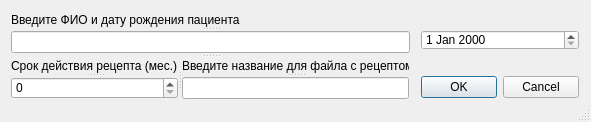
<?xml version="1.0" encoding="UTF-8"?>
<ui version="4.0">
 <class>MainWindow</class>
 <widget class="QMainWindow" name="MainWindow">
  <property name="geometry">
   <rect>
    <x>0</x>
    <y>0</y>
    <width>591</width>
    <height>122</height>
   </rect>
  </property>
  <property name="minimumSize">
   <size>
    <width>591</width>
    <height>122</height>
   </size>
  </property>
  <property name="maximumSize">
   <size>
    <width>591</width>
    <height>122</height>
   </size>
  </property>
  <property name="windowTitle">
   <string>Выдача рецепта</string>
  </property>
  <widget class="QWidget" name="centralwidget">
   <widget class="QWidget" name="gridLayoutWidget">
    <property name="geometry">
     <rect>
      <x>10</x>
      <y>10</y>
      <width>401</width>
      <height>91</height>
     </rect>
    </property>
    <property name="minimumSize">
     <size>
      <width>401</width>
      <height>91</height>
     </size>
    </property>
    <property name="maximumSize">
     <size>
      <width>401</width>
      <height>91</height>
     </size>
    </property>
    <layout class="QGridLayout" name="gridLayout">
     <item row="0" column="0">
      <widget class="QSplitter" name="splitter_5">
       <property name="minimumSize">
        <size>
         <width>399</width>
         <height>89</height>
        </size>
       </property>
       <property name="maximumSize">
        <size>
         <width>399</width>
         <height>89</height>
        </size>
       </property>
       <property name="orientation">
        <enum>Qt::Vertical</enum>
       </property>
       <widget class="QSplitter" name="splitter">
        <property name="minimumSize">
         <size>
          <width>399</width>
          <height>42</height>
         </size>
        </property>
        <property name="maximumSize">
         <size>
          <width>399</width>
          <height>42</height>
         </size>
        </property>
        <property name="orientation">
         <enum>Qt::Vertical</enum>
        </property>
        <widget class="QLabel" name="label">
         <property name="minimumSize">
          <size>
           <width>399</width>
           <height>15</height>
          </size>
         </property>
         <property name="maximumSize">
          <size>
           <width>399</width>
           <height>15</height>
          </size>
         </property>
         <property name="text">
          <string>Введите ФИО и дату рождения пациента</string>
         </property>
        </widget>
        <widget class="QLineEdit" name="patientData">
         <property name="minimumSize">
          <size>
           <width>399</width>
           <height>22</height>
          </size>
         </property>
         <property name="maximumSize">
          <size>
           <width>399</width>
           <height>22</height>
          </size>
         </property>
         <property name="text">
          <string/>
         </property>
        </widget>
       </widget>
       <widget class="QSplitter" name="splitter_4">
        <property name="minimumSize">
         <size>
          <width>399</width>
          <height>42</height>
         </size>
        </property>
        <property name="maximumSize">
         <size>
          <width>399</width>
          <height>42</height>
         </size>
        </property>
        <property name="orientation">
         <enum>Qt::Horizontal</enum>
        </property>
        <widget class="QSplitter" name="splitter_2">
         <property name="minimumSize">
          <size>
           <width>167</width>
           <height>42</height>
          </size>
         </property>
         <property name="maximumSize">
          <size>
           <width>167</width>
           <height>42</height>
          </size>
         </property>
         <property name="orientation">
          <enum>Qt::Vertical</enum>
         </property>
         <widget class="QLabel" name="label_3">
          <property name="minimumSize">
           <size>
            <width>167</width>
            <height>15</height>
           </size>
          </property>
          <property name="maximumSize">
           <size>
            <width>167</width>
            <height>15</height>
           </size>
          </property>
          <property name="text">
           <string>Срок действия рецепта (мес.)</string>
          </property>
         </widget>
         <widget class="QSpinBox" name="spinBox">
          <property name="minimumSize">
           <size>
            <width>167</width>
            <height>22</height>
           </size>
          </property>
          <property name="maximumSize">
           <size>
            <width>167</width>
            <height>22</height>
           </size>
          </property>
         </widget>
        </widget>
        <widget class="QSplitter" name="splitter_3">
         <property name="minimumSize">
          <size>
           <width>227</width>
           <height>42</height>
          </size>
         </property>
         <property name="maximumSize">
          <size>
           <width>227</width>
           <height>42</height>
          </size>
         </property>
         <property name="orientation">
          <enum>Qt::Vertical</enum>
         </property>
         <widget class="QLabel" name="label_2">
          <property name="minimumSize">
           <size>
            <width>227</width>
            <height>15</height>
           </size>
          </property>
          <property name="maximumSize">
           <size>
            <width>227</width>
            <height>15</height>
           </size>
          </property>
          <property name="text">
           <string>Введите название для файла с рецептом</string>
          </property>
         </widget>
         <widget class="QLineEdit" name="filename">
          <property name="minimumSize">
           <size>
            <width>227</width>
            <height>22</height>
           </size>
          </property>
          <property name="maximumSize">
           <size>
            <width>227</width>
            <height>22</height>
           </size>
          </property>
         </widget>
        </widget>
       </widget>
      </widget>
     </item>
    </layout>
   </widget>
   <widget class="QWidget" name="gridLayoutWidget_2">
    <property name="geometry">
     <rect>
      <x>420</x>
      <y>10</y>
      <width>160</width>
      <height>111</height>
     </rect>
    </property>
    <property name="minimumSize">
     <size>
      <width>160</width>
      <height>111</height>
     </size>
    </property>
    <property name="maximumSize">
     <size>
      <width>160</width>
      <height>111</height>
     </size>
    </property>
    <layout class="QGridLayout" name="gridLayout_2">
     <item row="1" column="0">
      <widget class="QDateEdit" name="dateEdit">
       <property name="minimumSize">
        <size>
         <width>158</width>
         <height>20</height>
        </size>
       </property>
       <property name="maximumSize">
        <size>
         <width>158</width>
         <height>20</height>
        </size>
       </property>
      </widget>
     </item>
     <item row="2" column="0">
      <widget class="QDialogButtonBox" name="buttonBox">
       <property name="minimumSize">
        <size>
         <width>158</width>
         <height>23</height>
        </size>
       </property>
       <property name="maximumSize">
        <size>
         <width>158</width>
         <height>23</height>
        </size>
       </property>
       <property name="orientation">
        <enum>Qt::Horizontal</enum>
       </property>
       <property name="standardButtons">
        <set>QDialogButtonBox::Cancel|QDialogButtonBox::Ok</set>
       </property>
      </widget>
     </item>
    </layout>
   </widget>
  </widget>
  <widget class="QStatusBar" name="statusbar"/>
 </widget>
 <resources/>
 <connections/>
</ui>
